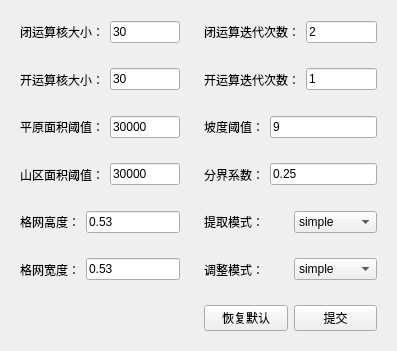
<?xml version="1.0" encoding="UTF-8"?>
<ui version="4.0">
 <class>Form</class>
 <widget class="QWidget" name="Form">
  <property name="geometry">
   <rect>
    <x>0</x>
    <y>0</y>
    <width>397</width>
    <height>351</height>
   </rect>
  </property>
  <property name="windowTitle">
   <string>Form</string>
  </property>
  <layout class="QGridLayout" name="gridLayout">
   <item row="0" column="0">
    <widget class="QWidget" name="widget" native="true">
     <layout class="QHBoxLayout" name="horizontalLayout">
      <item>
       <widget class="QLabel" name="label">
        <property name="text">
         <string>闭运算核大小：</string>
        </property>
       </widget>
      </item>
      <item>
       <widget class="QLineEdit" name="lineEdit_kernelClose">
        <property name="text">
         <string>30</string>
        </property>
       </widget>
      </item>
     </layout>
    </widget>
   </item>
   <item row="0" column="1">
    <widget class="QWidget" name="widget_3" native="true">
     <layout class="QHBoxLayout" name="horizontalLayout_3">
      <item>
       <widget class="QLabel" name="label_3">
        <property name="text">
         <string>闭运算迭代次数：</string>
        </property>
       </widget>
      </item>
      <item>
       <widget class="QLineEdit" name="lineEdit_iterClose">
        <property name="text">
         <string>2</string>
        </property>
       </widget>
      </item>
     </layout>
    </widget>
   </item>
   <item row="1" column="0">
    <widget class="QWidget" name="widget_2" native="true">
     <layout class="QHBoxLayout" name="horizontalLayout_2">
      <item>
       <widget class="QLabel" name="label_2">
        <property name="text">
         <string>开运算核大小：</string>
        </property>
       </widget>
      </item>
      <item>
       <widget class="QLineEdit" name="lineEdit_kernelOpen">
        <property name="text">
         <string>30</string>
        </property>
       </widget>
      </item>
     </layout>
    </widget>
   </item>
   <item row="1" column="1">
    <widget class="QWidget" name="widget_4" native="true">
     <layout class="QHBoxLayout" name="horizontalLayout_4">
      <item>
       <widget class="QLabel" name="label_4">
        <property name="text">
         <string>开运算迭代次数：</string>
        </property>
       </widget>
      </item>
      <item>
       <widget class="QLineEdit" name="lineEdit_iterOpen">
        <property name="text">
         <string>1</string>
        </property>
       </widget>
      </item>
     </layout>
    </widget>
   </item>
   <item row="2" column="0">
    <widget class="QWidget" name="widget_7" native="true">
     <layout class="QHBoxLayout" name="horizontalLayout_7">
      <item>
       <widget class="QLabel" name="label_7">
        <property name="text">
         <string>平原面积阈值：</string>
        </property>
       </widget>
      </item>
      <item>
       <widget class="QLineEdit" name="lineEdit_plainThreshold">
        <property name="text">
         <string>30000</string>
        </property>
       </widget>
      </item>
     </layout>
    </widget>
   </item>
   <item row="2" column="1">
    <widget class="QWidget" name="widget_11" native="true">
     <layout class="QHBoxLayout" name="horizontalLayout_11">
      <item>
       <widget class="QLabel" name="label_11">
        <property name="text">
         <string>坡度阈值：</string>
        </property>
       </widget>
      </item>
      <item>
       <widget class="QLineEdit" name="lineEdit_slopeThreshold">
        <property name="text">
         <string>9</string>
        </property>
       </widget>
      </item>
     </layout>
    </widget>
   </item>
   <item row="3" column="0">
    <widget class="QWidget" name="widget_5" native="true">
     <layout class="QHBoxLayout" name="horizontalLayout_5">
      <item>
       <widget class="QLabel" name="label_5">
        <property name="text">
         <string>山区面积阈值：</string>
        </property>
       </widget>
      </item>
      <item>
       <widget class="QLineEdit" name="lineEdit_hillThreshold">
        <property name="text">
         <string>30000</string>
        </property>
       </widget>
      </item>
     </layout>
    </widget>
   </item>
   <item row="3" column="1">
    <widget class="QWidget" name="widget_13" native="true">
     <layout class="QHBoxLayout" name="horizontalLayout_13">
      <item>
       <widget class="QLabel" name="label_12">
        <property name="text">
         <string>分界系数：</string>
        </property>
       </widget>
      </item>
      <item>
       <widget class="QLineEdit" name="lineEdit_divisionCoef">
        <property name="text">
         <string>0.25</string>
        </property>
       </widget>
      </item>
     </layout>
    </widget>
   </item>
   <item row="4" column="0">
    <widget class="QWidget" name="widget_10" native="true">
     <layout class="QHBoxLayout" name="horizontalLayout_10">
      <item>
       <widget class="QLabel" name="label_10">
        <property name="text">
         <string>格网高度：</string>
        </property>
       </widget>
      </item>
      <item>
       <widget class="QLineEdit" name="lineEdit_gradSn">
        <property name="text">
         <string>0.53</string>
        </property>
       </widget>
      </item>
     </layout>
    </widget>
   </item>
   <item row="4" column="1">
    <widget class="QWidget" name="widget_6" native="true">
     <layout class="QHBoxLayout" name="horizontalLayout_6">
      <item>
       <widget class="QLabel" name="label_6">
        <property name="text">
         <string>提取模式：</string>
        </property>
       </widget>
      </item>
      <item>
       <widget class="QComboBox" name="comboBox_excateMode">
        <item>
         <property name="text">
          <string>simple</string>
         </property>
        </item>
        <item>
         <property name="text">
          <string>complex</string>
         </property>
        </item>
       </widget>
      </item>
     </layout>
    </widget>
   </item>
   <item row="5" column="0">
    <widget class="QWidget" name="widget_9" native="true">
     <layout class="QHBoxLayout" name="horizontalLayout_9">
      <item>
       <widget class="QLabel" name="label_9">
        <property name="text">
         <string>格网宽度：</string>
        </property>
       </widget>
      </item>
      <item>
       <widget class="QLineEdit" name="lineEdit_gradWe">
        <property name="text">
         <string>0.53</string>
        </property>
       </widget>
      </item>
     </layout>
    </widget>
   </item>
   <item row="5" column="1">
    <widget class="QWidget" name="widget_8" native="true">
     <layout class="QHBoxLayout" name="horizontalLayout_8">
      <item>
       <widget class="QLabel" name="label_8">
        <property name="text">
         <string>调整模式：</string>
        </property>
       </widget>
      </item>
      <item>
       <widget class="QComboBox" name="comboBox_adjuseMode">
        <item>
         <property name="text">
          <string>simple</string>
         </property>
        </item>
        <item>
         <property name="text">
          <string>complex</string>
         </property>
        </item>
       </widget>
      </item>
     </layout>
    </widget>
   </item>
   <item row="6" column="1">
    <widget class="QWidget" name="widget_12" native="true">
     <layout class="QHBoxLayout" name="horizontalLayout_12">
      <item>
       <widget class="QPushButton" name="pushButton_default">
        <property name="text">
         <string>恢复默认</string>
        </property>
       </widget>
      </item>
      <item>
       <widget class="QPushButton" name="pushButton_submit">
        <property name="text">
         <string>提交</string>
        </property>
       </widget>
      </item>
     </layout>
    </widget>
   </item>
  </layout>
 </widget>
 <resources/>
 <connections>
  <connection>
   <sender>pushButton_default</sender>
   <signal>clicked()</signal>
   <receiver>Form</receiver>
   <slot>reset()</slot>
   <hints>
    <hint type="sourcelabel">
     <x>255</x>
     <y>260</y>
    </hint>
    <hint type="destinationlabel">
     <x>283</x>
     <y>-2</y>
    </hint>
   </hints>
  </connection>
  <connection>
   <sender>pushButton_submit</sender>
   <signal>clicked()</signal>
   <receiver>Form</receiver>
   <slot>commit()</slot>
   <hints>
    <hint type="sourcelabel">
     <x>362</x>
     <y>259</y>
    </hint>
    <hint type="destinationlabel">
     <x>361</x>
     <y>1</y>
    </hint>
   </hints>
  </connection>
 </connections>
 <slots>
  <slot>reset()</slot>
  <slot>commit()</slot>
 </slots>
</ui>
